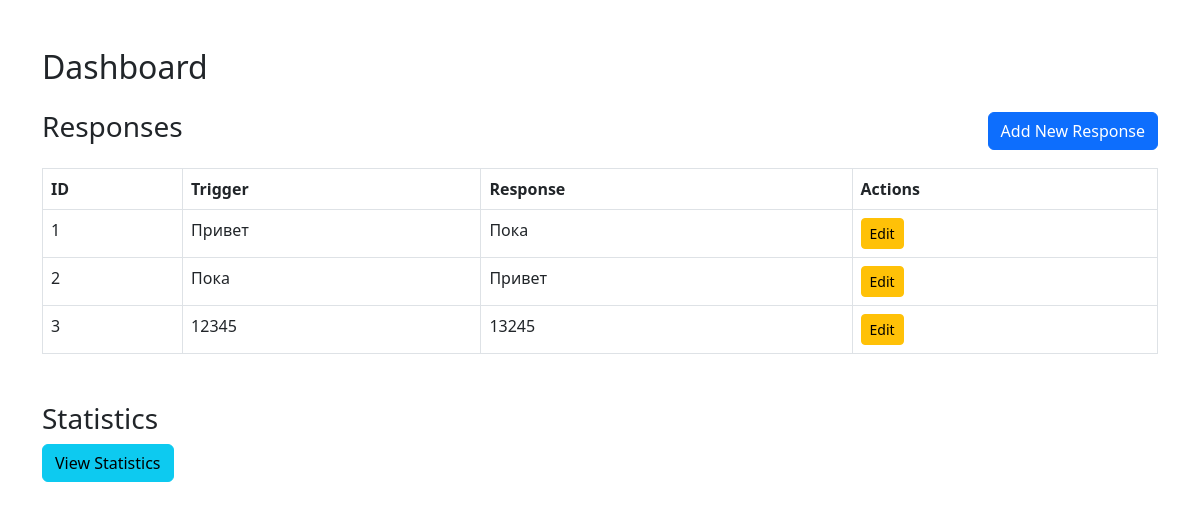
The app's page /dashboard (signed in) with its own data.
### tables this page shows
CREATE TABLE responses (
                            id INTEGER PRIMARY KEY,
                            trigger TEXT,
                            response TEXT
                        );

### app.py (the view)
@app.route('/dashboard')
def dashboard():
    if 'role' not in session:
        return redirect(url_for('login'))
    role = session['role']
    conn = get_db_connection()
    responses = conn.execute('SELECT * FROM responses').fetchall()
    conn.close()
    if role in ['Руководитель', 'Управляющий']:
        return render_template('dashboard.html', responses=responses, show_add_button=True, show_stats=(role == 'Руководитель'))
    else:
        return "Access denied"

### app.py (called while the page is built)
def get_db_connection():
    conn = sqlite3.connect(DATABASE)
    conn.row_factory = sqlite3.Row
    return conn

### templates/dashboard.html (shortened to what this page needs)
<!DOCTYPE html>
<html lang="en">
<head>
    <link href="https://cdn.jsdelivr.net/npm/bootstrap@5.3.0/dist/css/bootstrap.min.css" rel="stylesheet">
</head>
<body>
<div class="container mt-5">
    <h2 class="mb-4">Dashboard</h2>
    <div class="d-flex justify-content-between align-items-center mb-3">
        <h3>Responses</h3>
        {% if show_add_button %}
        <a href="/add_response" class="btn btn-primary">Add New Response</a>
        {% endif %}
    </div>
    <table class="table table-bordered">
        <thead>
            <tr>
                <th>ID</th>
                <th>Trigger</th>
                <th>Response</th>
                {% if show_add_button %}
                <th>Actions</th>
                {% endif %}
            </tr>
        </thead>
        <tbody>
        {% for response in responses %}
            <tr>
                <td>{{ response.id }}</td>
                <td>{{ response.trigger }}</td>
                <td>{{ response.response }}</td>
                {% if show_add_button %}
                <td>
                    <a href="/edit_response/{{ response.id }}" class="btn btn-warning btn-sm">Edit</a>
                </td>
                {% endif %}
            </tr>
        {% endfor %}
        </tbody>
    </table>
    {% if show_stats %}
    <div class="mt-5">
        <h3>Statistics</h3>
        <a href="/stats" class="btn btn-info">View Statistics</a>
    </div>
    {% endif %}
</div>
</body>
</html>

### records on screen
responses: id "1", trigger "Привет", response "Пока"
responses: id "2", trigger "Пока", response "Привет"
responses: id "3", trigger "12345", response "13245"
